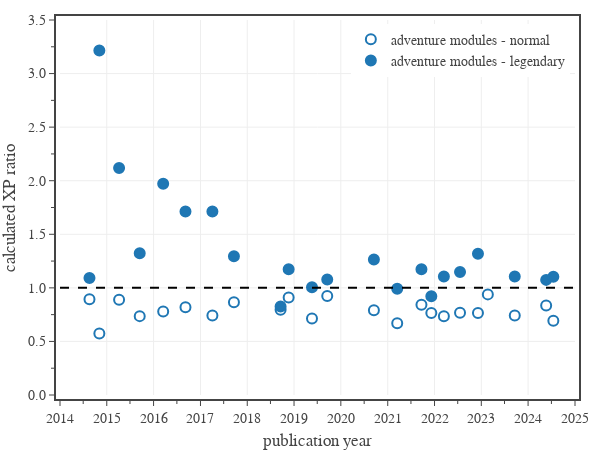

Notebook cell for this chart:
### Code cell
# plot eXP ratio vs time. Split data by book type.
from datetime import date

groups = {
    'adventure modules - normal': {
        'Legendary': ['N'],
        'marker': dict(
            size=10, 
            color='rgba(0,0,0,0.0)', 
            line=dict(color='rgba(31,119,180,1.0)', width=2)
        )
    },
    'adventure modules - legendary': {
        'Legendary': ['L','LL'],
        'marker': dict(
            size=10, 
            color='rgba(31,119,180,1.0)', 
            line=dict(color='rgba(31,119,180,1.0)', width=2)
        )
    }
}

group_columns = ['Date','group','Book']
date_range = [date(2014, 1, 1), date(2025, 1, 1)]

# plot results
fig = go.Figure(
    layout=go.Layout(
        template=tfb.FIG_TEMPLATE,
        hoverlabel=dict(
            bgcolor='white',
        ),
        xaxis=dict(
            title_text='publication year',
            range=date_range,
            dtick="M12",
            minor=dict(dtick="M6"),
        ),
        yaxis=dict(
            title_text='calculated XP ratio',
            range=[0, 3.5],
            tick0=0, dtick=0.5,
            tickformat='.1f',
            minor=dict(tick0=0, dtick=0.25),
        ),
        legend=dict(
            yanchor='top',  y=0.99,
            xanchor='right', x=0.99,
            orientation='v',
        ),
    )
)

for g in groups:
    group = groups[g]
    # summarize the current dataset
    df1 = df0[df0['CR'].between(1,30) & df0['Legendary'].isin(group['Legendary']) & df0['Book Type'].isin(['Adventure'])]
    df1['group'] = df1.apply(lambda row: 'adventure modules - normal' if row['Legendary'] == 'N' else 'adventure modules - legendary', axis=1)
    df1 = df1[group_columns + ['eXP Ratio']]

    dfG = df1.groupby(group_columns, observed=False).size().to_frame('Total').reset_index()
    dfG['eXP Ratio Mean'] = df1[group_columns + ['eXP Ratio']].groupby(group_columns, observed=False).mean().reset_index()['eXP Ratio']
    dfG['eXP Ratio Std Dev'] = df1[group_columns + ['eXP Ratio']].groupby(group_columns, observed=False).std().reset_index()['eXP Ratio']
    dfG = dfG.sort_values(by=['Date'])
    dfG = dfG[dfG['Total'].ge(1)]
    
    fig.add_trace(go.Scatter(
        x=np.array(dfG['Date']), 
        y=dfG['eXP Ratio Mean'],
        mode='markers',
        name=g,
    ))

    fig.update_traces(
        selector=dict(name=g),
        customdata = np.stack((dfG['Book'], dfG['Total']), axis=-1),
        hovertemplate = '<b>%{customdata[0]}</b><br>'
            + 'Date: %{x}<br>'
            + 'XP ratio: %{y:.2f}<br>'
            + 'Monsters: %{customdata[1]:.0f}'
            + '<extra></extra>',
        marker=group['marker'],
    )

fig.add_trace(go.Scatter(
    x=date_range, 
    y=[1, 1],
    mode='lines', 
    line=dict(color='black', dash='dash'),
    showlegend=False,
    hoverinfo='skip'
))

# show figure
fig.update_layout(width=600, height=450)
fig.show(config=tfb.FIG_CONFIG)

# save figures
if SAVEFIGS:
    fig.update_layout(autosize=True, width=None, height=None)
    tfb.save_fig_html(fig, format='large', name='fig-exp-ratio-mean-vs-time-adventure-modules-large', style='aspect-ratio: 600/500;')
    tfb.save_fig_html(fig, format='small', name='fig-exp-ratio-mean-vs-time-adventure-modules-small', style='aspect-ratio: 600/550;')

### Figure 1 — Plotly figure (JSON) as saved in the notebook; plotly's stock layout.template omitted (floating-point values rounded to 4 significant figures)
{"data": [{"customdata": [["HotDQ", 13], ["RoT", 6], ["PotA", 37], ["OotA", 14], ["CoS", 14], ["SKT", 15], ["TftYP", 32], ["ToA", 22], ["WDH", 26], ["WDotMM", 15], ["GoS", 34], ["BGDiA", 22], ["IDRotF", 40], ["CM", 13], ["TWBtW", 24], ["SACoC", 30], ["CRCotN", 30], ["JttRC", 9], ["DSotDQ", 18], ["KftGV", 6], ["PaBTSO", 14], ["VEoR", 20], ["QftIS", 19]], "hovertemplate": "<b>%{customdata[0]}</b><br>Date: %{x}<br>XP ratio: %{y:.2f}<br>Monsters: %{customdata[1]:.0f}<extra></extra>", "marker": {"color": "rgba(0,0,0,0.0)", "line": {"color": "rgba(31,119,180,1.0)", "width": 2}, "size": 10}, "mode": "markers", "name": "adventure modules - normal", "type": "scatter", "x": ["2014-08-19T00:00:00.000000000", "2014-11-04T00:00:00.000000000", "2015-04-07T00:00:00.000000000", "2015-09-15T00:00:00.000000000", "2016-03-16T00:00:00.000000000", "2016-09-06T00:00:00.000000000", "2017-04-04T00:00:00.000000000", "2017-09-19T00:00:00.000000000", "2018-09-18T00:00:00.000000000", "2018-11-20T00:00:00.000000000", "2019-05-21T00:00:00.000000000", "2019-09-17T00:00:00.000000000", "2020-09-15T00:00:00.000000000", "2021-03-16T00:00:00.000000000", "2021-09-21T00:00:00.000000000", "2021-12-07T00:00:00.000000000", "2022-03-15T00:00:00.000000000", "2022-07-19T00:00:00.000000000", "2022-12-06T00:00:00.000000000", "2023-02-21T00:00:00.000000000", "2023-09-19T00:00:00.000000000", "2024-05-21T00:00:00.000000000", "2024-07-16T00:00:00.000000000"], "y": [0.8942, 0.5736, 0.8886, 0.7361, 0.7784, 0.8188, 0.7425, 0.8664, 0.7956, 0.9111, 0.7132, 0.9242, 0.7917, 0.6705, 0.8424, 0.7647, 0.7358, 0.7679, 0.7656, 0.9391, 0.7426, 0.836, 0.6923]}, {"customdata": [["HotDQ", 1], ["RoT", 2], ["PotA", 4], ["OotA", 9], ["CoS", 1], ["SKT", 3], ["TftYP", 1], ["ToA", 2], ["WDH", 2], ["WDotMM", 3], ["GoS", 5], ["BGDiA", 2], ["IDRotF", 3], ["CM", 4], ["TWBtW", 2], ["SACoC", 8], ["CRCotN", 5], ["JttRC", 3], ["DSotDQ", 2], ["PaBTSO", 2], ["VEoR", 6], ["QftIS", 6]], "hovertemplate": "<b>%{customdata[0]}</b><br>Date: %{x}<br>XP ratio: %{y:.2f}<br>Monsters: %{customdata[1]:.0f}<extra></extra>", "marker": {"color": "rgba(31,119,180,1.0)", "line": {"color": "rgba(31,119,180,1.0)", "width": 2}, "size": 10}, "mode": "markers", "name": "adventure modules - legendary", "type": "scatter", "x": ["2014-08-19T00:00:00.000000000", "2014-11-04T00:00:00.000000000", "2015-04-07T00:00:00.000000000", "2015-09-15T00:00:00.000000000", "2016-03-16T00:00:00.000000000", "2016-09-06T00:00:00.000000000", "2017-04-04T00:00:00.000000000", "2017-09-19T00:00:00.000000000", "2018-09-18T00:00:00.000000000", "2018-11-20T00:00:00.000000000", "2019-05-21T00:00:00.000000000", "2019-09-17T00:00:00.000000000", "2020-09-15T00:00:00.000000000", "2021-03-16T00:00:00.000000000", "2021-09-21T00:00:00.000000000", "2021-12-07T00:00:00.000000000", "2022-03-15T00:00:00.000000000", "2022-07-19T00:00:00.000000000", "2022-12-06T00:00:00.000000000", "2023-09-19T00:00:00.000000000", "2024-05-21T00:00:00.000000000", "2024-07-16T00:00:00.000000000"], "y": [1.091, 3.215, 2.118, 1.322, 1.972, 1.712, 1.714, 1.295, 0.825, 1.173, 1.006, 1.078, 1.264, 0.9914, 1.174, 0.9222, 1.106, 1.148, 1.319, 1.106, 1.074, 1.103]}, {"hoverinfo": "skip", "line": {"color": "black", "dash": "dash"}, "mode": "lines", "showlegend": false, "type": "scatter", "x": ["2014-01-01", "2025-01-01"], "y": [1, 1]}], "layout": {"height": 450, "hoverlabel": {"bgcolor": "white"}, "legend": {"orientation": "v", "x": 0.99, "xanchor": "right", "y": 0.99, "yanchor": "top"}, "width": 600, "xaxis": {"dtick": "M12", "minor": {"dtick": "M6"}, "range": ["2014-01-01", "2025-01-01"], "title": {"text": "publication year"}}, "yaxis": {"dtick": 0.5, "minor": {"dtick": 0.25, "tick0": 0}, "range": [0, 3.5], "tick0": 0, "tickformat": ".1f", "title": {"text": "calculated XP ratio"}}}}
